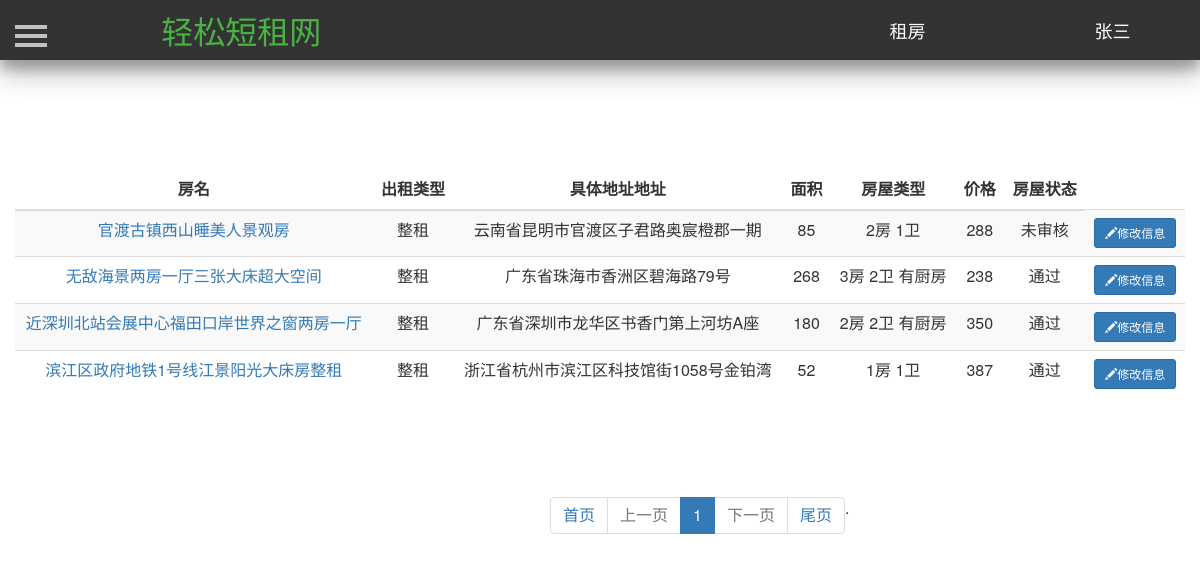
Before: /myhouse/ (signed in) with the older database file.
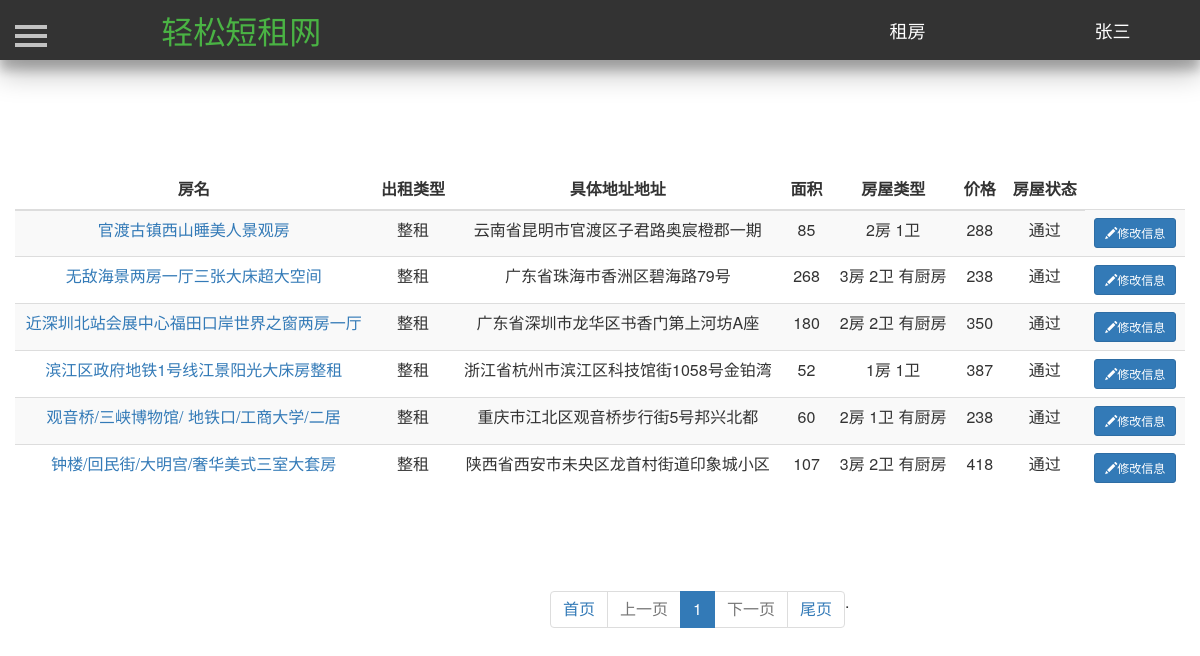
After: the same page with the newer database file.
### Renting/models.py (models this page shows, shortened)
class User(db.Model):
    id = db.Column(db.Integer, primary_key=True, autoincrement=True)  # ID 用户唯一的标识
    username = db.Column(db.String(50), unique=True)  # 用户名  唯一   最大50个字符
    password = db.Column(db.String(100))  # 密码   最大100个字符
    phone_number = db.Column(db.Integer, unique=True)  # 手机号码
    email = db.Column(db.String(100), unique=True)  # 邮箱  唯一
    salt = db.Column(db.String(32))  # 密码加盐

class House(db.Model):
    id = db.Column(db.Integer, primary_key=True, autoincrement=True)  # ID 房屋唯一的标识
    house_name = db.Column(db.String(25))  # 房屋名  唯一   最大25个字符
    house_type = db.Column(db.Integer)  # 房屋类型，0表示整租，1表示单间 ，2表示床位
    area = db.Column(db.Integer)  # 房屋面积
    people = db.Column(db.Integer)  # 可住人数
    bedroom = db.Column(db.Integer)  # 卧房数
    toilet = db.Column(db.Integer)  # 卫生间数
    kitchen = db.Column(db.Integer)  # 是否有厨房
    bed = db.Column(db.Integer)  # 床位数
    bed_type = db.Column(db.Integer)  # 床型 0表示单人床  1表示双人床
    price = db.Column(db.Integer)  # 租一天的价格
    description = db.Column(db.String(200))  # 房屋描述
    facility = db.Column(db.String(10))  # 房屋设施，0表示无，1表示有
    province = db.Column(db.String(10))  # 省
    city = db.Column(db.String(10))  # 市
    district = db.Column(db.String(10))  # 地区
    address = db.Column(db.String(100))  # 具体地址
    username = db.Column(db.String(10), db.ForeignKey('user.username'))  # 房屋主人的名字，外键
    status = db.Column(db.Integer)  # 房屋状态，0表示未审核，1表示通过,2表示未通过
    url_one = db.Column(db.String(100))  # 房屋图片
    url_two = db.Column(db.String(100))  # 房屋图片
    url_three = db.Column(db.String(100))  # 房屋图片
    url_four = db.Column(db.String(100))  # 房屋图片
    url_five = db.Column(db.String(100))  # 房屋图片

### Renting/views.py (the view)
@app.route('/myhouse/')
def myhouse():
    user = current_user
    house_list = House.query.filter_by(username=user.username).all()
    pager_obj = Pagination(request.args.get("page", 1), len(house_list), request.path, request.args, per_page_count=7)
    index_list = house_list[pager_obj.start:pager_obj.end]
    html = pager_obj.page_html()
    return render_template("myhouse.html", house=index_list, html=html)

### Renting/models.py (called while the page is built)
@login_manager.user_loader
def load_user(userid):
    return User.query.get(userid)

### Renting/page_utils.py (called while the page is built)
    @property
    def start(self):
        return (self.current_page - 1) * self.per_page_count

    @property
    def end(self):
        return self.current_page * self.per_page_count

### Renting/templates/myhouse.html (shortened to what this page needs)
<!DOCTYPE html>
<html lang="en">
    <head>
        <link href="https://cdn.bootcss.com/bootstrap/3.3.7/css/bootstrap.min.css" rel="stylesheet">
        <link href="/static/css/navigation.css" rel="stylesheet">
        <link href="/static/css/profile.css" rel="stylesheet">
         <link href="/static/css/sidebar.css" rel="stylesheet">
        <link type="text/css" href="/static/css/dialog.css"  rel="stylesheet"/>
    </head>
    <body>
		<header class="header-navigation" id="header">
		<nav>
			<div class="row">
				<div class="col-md-3">
					<a href="/index/"><font color="#4ab344" style="color: rgb(74, 179, 68);" size="6">轻松短租网</font></a>
				</div>
				<div class="col-md-2 title">
					<a href="/mainpage/" target="_blank"><font color="#FFFFFF" style="color: rgb(255, 255, 255);" size="4">租房</font></a>
				</div>
				<div class="col-md-2 title">
					{% if current_user.is_authenticated %}
					<a href="/profile/{{current_user.id}}">
						<font color="#FFFFFF" style="color: rgb(255, 255, 255);" size="4">
							{{current_user.username}}
						</font>
					</a>
					{% else %}
					<a href="/reglogin/">
						<font color="#FFFFFF" style="color: rgb(255, 255, 255);" size="4">
							登陆注册
						</font>
					</a>
					{% endif %}
				</div>
			</div>
		</nav>
		</header>
       <div id="wrapper">
            <div id="page-content-wrapper">
                <button type="button" class="hamburger is-closed animated fadeInLeft" data-toggle="offcanvas">
                    <span class="hamb-top"></span>
                    <span class="hamb-middle"></span>
                    <span class="hamb-bottom"></span>
                </button>
                <div class="container">
                    <div class="row">
                        <table class="table table-striped" style="margin-top:100px;text-align:center">
                            <thead>
                                <tr>
                                    <th style="text-align:center">房名</th>
                                    <th style="text-align:center">出租类型</th>
                                    <th style="text-align:center">具体地址地址</th>
                                    <th style="text-align:center">面积</th>
                                    <th style="text-align:center">房屋类型</th>
                                    <th style="text-align:center">价格</th>
                                    <th style="text-align:center">房屋状态</th>
                                </tr>
                            </thead>
                            <tbody>
                            {% for item in house: %}
                                <tr>
                                    <td><a href="/housedes/{{item.id}}/">{{item.house_name}}</a></td>
                                    {% if item.house_type==0 %}
                                    <td>整租</td>
                                    {% elif item.house_type==1 %}s
                                    <td>单间</td>
                                    {% else %}
                                    <td>床位</td>
                                    {% endif %}
                                    <td>
                                        {{item.address}}
                                    </td>
                                    <td>{{item.area}}</td>
                                    <td>{{item.bedroom}}房
                                        {% if item.toilet !=0 %}
                                        {{item.toilet}}卫
                                        {% endif %}
                                        {% if item.kitchen !=0 %}
                                        有厨房
                                        {% endif %}
                                        </td>
                                    <td>{{item.price}}</td>
                                    {% if item.description!= None %}
                                    <td>
                                        {% if item.status==0 %}
                                        未审核
                                        {% elif item.status==1%}
                                        通过
                                        {% else %}
                                        未通过
                                        {% endif %}
                                    </td>
                                    <td>
                                        <a href="/modify_house/{{item.id}}/" style="color:#FFFFFF">
                                            <button type="button" class="btn btn-primary btn-sm" >
                                                <span class="glyphicon glyphicon-pencil">
                                                </span>修改信息
                                           </button>
                                        </a>
                                    </td>
                                    {% endif %}
                                </tr>
                            {% endfor %}
                            </tbody>
                        </table>
                    </div>
                </div>
            </div>
        </div>
        <div style="margin-top:60px">
            <ul class="pagination" id="mypage" style="margin-left:550px;">
					{{ html| safe }}
            </ul>
        </div>
    </body>
</html>

### Renting/static/css/navigation.css (style rules this page uses)
.header-navigation { position: fixed; top: 0; width: 100%; height: 60px; line-height: 60px; background-color: #333; text-align: center; box-shadow: 0 14px 28px rgba(0,0,0,0.25), 0 10px 10px rgba(0,0,0,0.22); z-index: 10 }

### Renting/static/css/profile.css (style rules this page uses)
.header-navigation { position: fixed; top: 0; width: 100%; height: 60px; line-height: 60px; background-color: #333; text-align: center; box-shadow: 0 14px 28px rgba(0,0,0,0.25), 0 10px 10px rgba(0,0,0,0.22); z-index: 9990; }

### Renting/static/css/sidebar.css (style rules this page uses)
body { position: relative; overflow-x: hidden; }
body, html { height: 100%; background-color: #FFFFFF !important; }
#wrapper { -moz-transition: all 0.5s ease; -o-transition: all 0.5s ease; -webkit-transition: all 0.5s ease; padding-left: 0; transition: all 0.5s ease; }
#page-content-wrapper { padding-top: 70px; width: 100%; }
.hamburger { background: transparent; border: none; display: block; height: 32px; margin-left: 15px; position: fixed; top: 20px; width: 32px; z-index: 9999; }
.hamburger.is-closed:before { -webkit-transform: translate3d(0, 0, 0); -webkit-transition: all 0.35s ease-in-out; color: #ffffff; content: ''; display: block; font-size: 14px; line-height: 32px; opacity: 0; text-align: center; width: 100px; }
.hamburger.is-closed .hamb-top { -webkit-transition: all 0.35s ease-in-out; background-color: rgba(255, 255, 255, 0.7); top: 5px; }
.hamburger.is-closed .hamb-middle { background-color: rgba(255, 255, 255, 0.7); margin-top: -2px; top: 50%; }
.hamburger.is-closed .hamb-bottom { -webkit-transition: all 0.35s ease-in-out; background-color: rgba(255, 255, 255, 0.7); bottom: 5px; }
.hamburger.is-closed .hamb-top, .hamburger.is-closed .hamb-middle, .hamburger.is-closed .hamb-bottom, .hamburger.is-open .hamb-top, .hamburger.is-open .hamb-middle, .hamburger.is-open .hamb-bottom { height: 4px; left: 0; position: absolute; width: 100%; }

### Renting/static/css/dialog.css (style rules this page uses)
body, html { font-size: 100%; margin: 0; }
*,:after,:before { box-sizing:border-box }
input, button { outline: none; border: none; }

Changed rows visible on the page:
changed House "官渡古镇西山睡美人景观房": status "未审核" → "通过"
added House: house_name "观音桥/三峡博物馆/ 地铁口/工商大学/二居", house_type "整租", address "重庆市江北区观音桥步行街5号邦兴北都", area "60", bedroom "2", toilet "1", kitchen "有厨房", price "238", status "通过"
added House: house_name "钟楼/回民街/大明宫/奢华美式三室大套房", house_type "整租", address "陕西省西安市未央区龙首村街道印象城小区", area "107", bedroom "3", toilet "2", kitchen "有厨房", price "418", status "通过"
